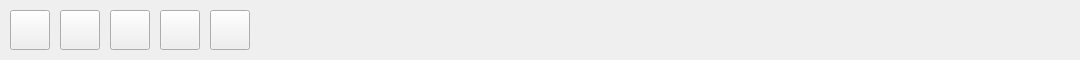
<?xml version="1.0" encoding="UTF-8"?>
<ui version="4.0">
 <class>ControlBarWidget</class>
 <widget class="QWidget" name="ControlBarWidget">
  <property name="geometry">
   <rect>
    <x>0</x>
    <y>0</y>
    <width>1080</width>
    <height>60</height>
   </rect>
  </property>
  <property name="windowTitle">
   <string>Form</string>
  </property>
  <widget class="QWidget" name="widget_background" native="true">
   <property name="geometry">
    <rect>
     <x>0</x>
     <y>0</y>
     <width>1080</width>
     <height>60</height>
    </rect>
   </property>
   <widget class="QPushButton" name="pushButton_home">
    <property name="geometry">
     <rect>
      <x>10</x>
      <y>10</y>
      <width>40</width>
      <height>40</height>
     </rect>
    </property>
    <property name="focusPolicy">
     <enum>Qt::NoFocus</enum>
    </property>
    <property name="styleSheet">
     <string notr="true">background-image: url(:/images/transparency.png);
border-image: url(:/images/transparency.png);</string>
    </property>
    <property name="text">
     <string/>
    </property>
    <property name="icon">
     <iconset resource="homescreen.qrc">
      <normaloff>:/icons/home_day.png</normaloff>:/icons/home_day.png</iconset>
    </property>
    <property name="iconSize">
     <size>
      <width>40</width>
      <height>40</height>
     </size>
    </property>
   </widget>
   <widget class="QPushButton" name="pushButton_settings">
    <property name="geometry">
     <rect>
      <x>60</x>
      <y>10</y>
      <width>40</width>
      <height>40</height>
     </rect>
    </property>
    <property name="focusPolicy">
     <enum>Qt::NoFocus</enum>
    </property>
    <property name="styleSheet">
     <string notr="true">background-image: url(:/images/transparency.png);
border-image: url(:/images/transparency.png);</string>
    </property>
    <property name="text">
     <string/>
    </property>
    <property name="icon">
     <iconset resource="homescreen.qrc">
      <normaloff>:/icons/settings_day.png</normaloff>:/icons/settings_day.png</iconset>
    </property>
    <property name="iconSize">
     <size>
      <width>40</width>
      <height>40</height>
     </size>
    </property>
   </widget>
   <widget class="QPushButton" name="pushButton_nav">
    <property name="geometry">
     <rect>
      <x>160</x>
      <y>10</y>
      <width>40</width>
      <height>40</height>
     </rect>
    </property>
    <property name="focusPolicy">
     <enum>Qt::NoFocus</enum>
    </property>
    <property name="styleSheet">
     <string notr="true">background-image: url(:/images/transparency.png);
border-image: url(:/images/transparency.png);</string>
    </property>
    <property name="text">
     <string/>
    </property>
    <property name="icon">
     <iconset resource="homescreen.qrc">
      <normaloff>:/icons/explore_day.png</normaloff>:/icons/explore_day.png</iconset>
    </property>
    <property name="iconSize">
     <size>
      <width>40</width>
      <height>40</height>
     </size>
    </property>
   </widget>
   <widget class="QPushButton" name="pushButton_empty">
    <property name="geometry">
     <rect>
      <x>110</x>
      <y>10</y>
      <width>40</width>
      <height>40</height>
     </rect>
    </property>
    <property name="focusPolicy">
     <enum>Qt::NoFocus</enum>
    </property>
    <property name="styleSheet">
     <string notr="true">background-image: url(:/images/transparency.png);
border-image: url(:/images/transparency.png);</string>
    </property>
    <property name="text">
     <string/>
    </property>
   </widget>
   <widget class="QPushButton" name="pushButton_media">
    <property name="geometry">
     <rect>
      <x>210</x>
      <y>10</y>
      <width>40</width>
      <height>40</height>
     </rect>
    </property>
    <property name="focusPolicy">
     <enum>Qt::NoFocus</enum>
    </property>
    <property name="styleSheet">
     <string notr="true">background-image: url(:/images/transparency.png);
border-image: url(:/images/transparency.png);</string>
    </property>
    <property name="text">
     <string/>
    </property>
    <property name="icon">
     <iconset resource="homescreen.qrc">
      <normaloff>:/icons/media_day.png</normaloff>:/icons/media_day.png</iconset>
    </property>
    <property name="iconSize">
     <size>
      <width>40</width>
      <height>40</height>
     </size>
    </property>
   </widget>
  </widget>
 </widget>
 <resources>
  <include location="homescreen.qrc"/>
 </resources>
 <connections/>
</ui>
